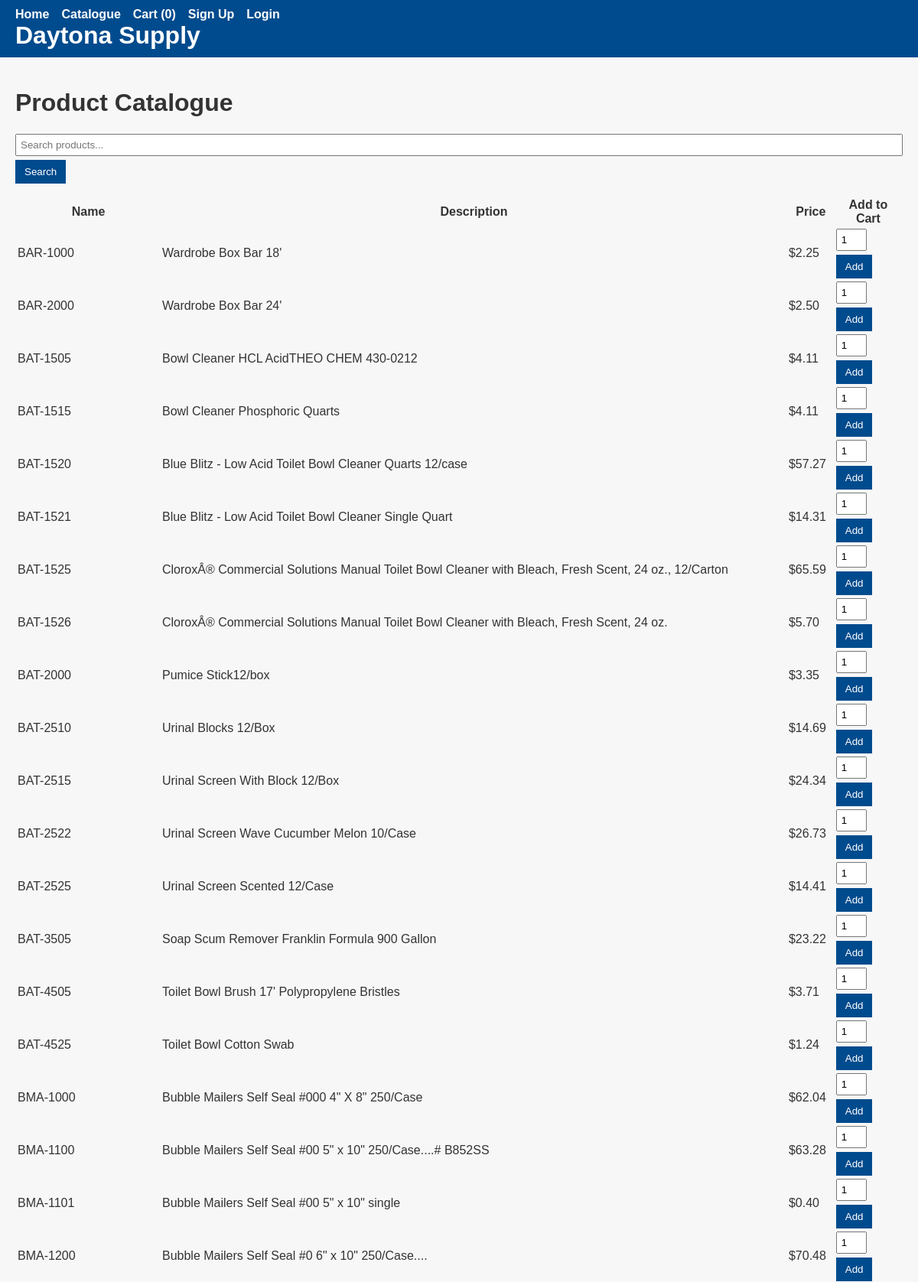
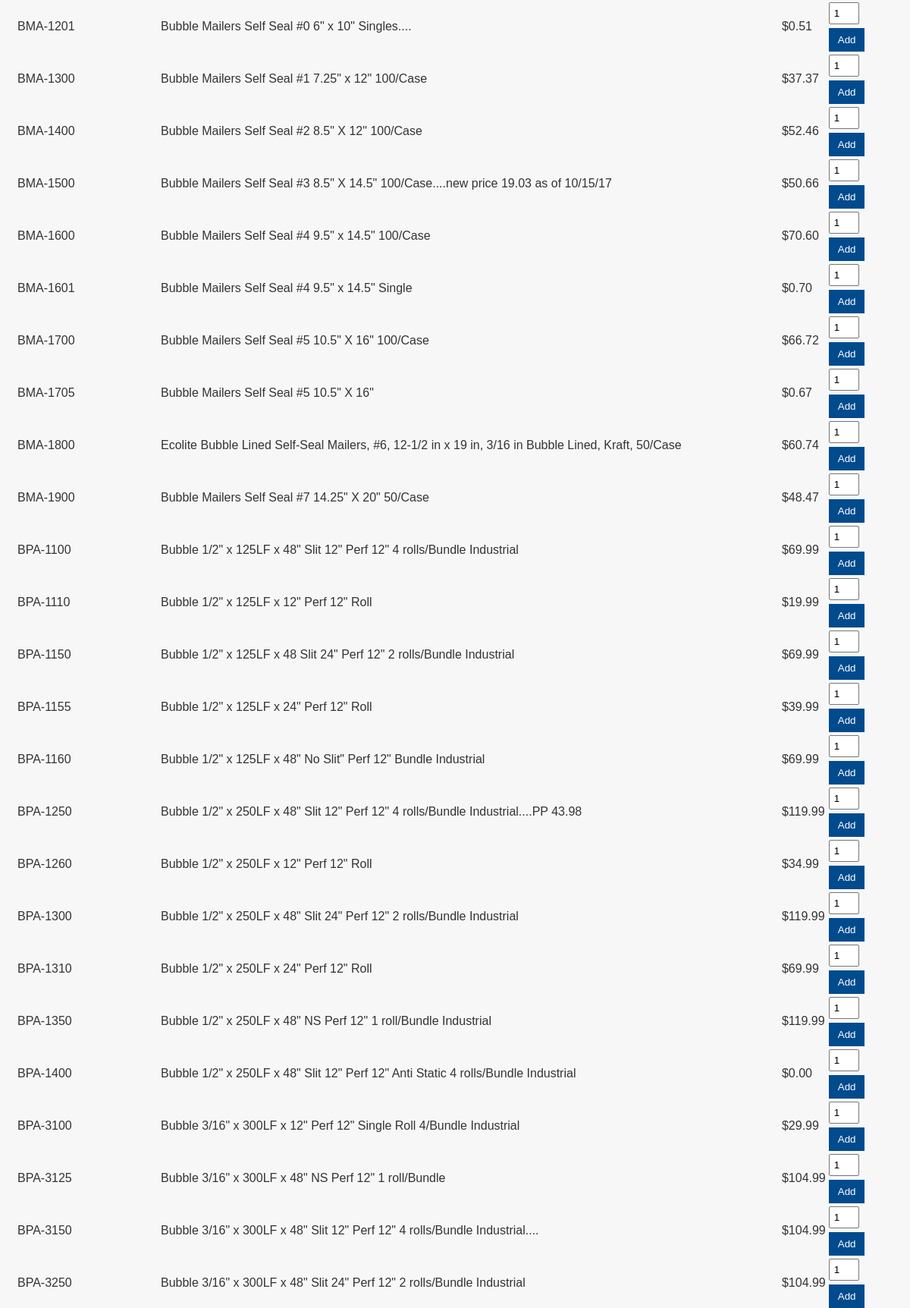
The page /catalogue.php (upper part) on the database its author committed (2 pictures, top to bottom).
### tables this page shows
CREATE TABLE products (
        id INTEGER PRIMARY KEY AUTOINCREMENT,
        name TEXT NOT NULL,
        description TEXT,
        price REAL NOT NULL
    );

### includes/functions.php (called while the page is built, shortened)
<?php
function getAllProducts(): array
{
    $db = getDb();
    $stmt = $db->query('SELECT * FROM products ORDER BY id ASC');
    return $stmt->fetchAll(PDO::FETCH_ASSOC);
}
?>

### catalogue.php (the view, shortened to what this page needs)
<?php
require __DIR__ . '/includes/functions.php';
$search = trim($_GET['search'] ?? '');
if ($search !== '') {
    if (function_exists('searchProducts')) {
        $products = searchProducts($search);
    } else {
        $db = getDb();
        $stmt = $db->prepare('SELECT * FROM products WHERE name LIKE :term OR description LIKE :term ORDER BY id ASC');
        $stmt->execute([':term' => '%' . $search . '%']);
        $products = $stmt->fetchAll(PDO::FETCH_ASSOC);
    }
} else {
    $products = getAllProducts();
}
include __DIR__ . '/includes/header.php';
?>
<h1>Product Catalogue</h1>
<form method="get" action="catalogue.php" style="margin-bottom:1em;">
    <input type="text" name="search" value="<?= htmlspecialchars($search) ?>" placeholder="Search products...">
    <button type="submit">Search</button>
</form>
<?php if (empty($products)): ?>
    <p>No products found.</p>
<?php else: ?>
<table>
    <tr>
        <th>Name</th>
        <th>Description</th>
        <th>Price</th>
        <th>Add to Cart</th>
    </tr>
    <?php foreach ($products as $p): ?>
        <tr>
            <td><?= htmlspecialchars($p['name']) ?></td>
            <td><?= htmlspecialchars($p['description']) ?></td>
            <td>$<?= number_format($p['price'], 2) ?></td>
            <td>
                <form method="post" action="cart.php" style="margin:0;">
                    <input type="number" name="quantity" value="1" min="1" style="width:3em;">
                    <button type="submit">Add</button>
                </form>
            </td>
        </tr>
    <?php endforeach; ?>
</table>
<?php endif; ?>
<?php include __DIR__ . '/includes/footer.php'; ?>

### includes/header.php (shortened to what this page needs)
<?php
$cartCount = 0;
$loggedIn = isset($_SESSION['customer']);
?>
<!DOCTYPE html>
<html lang="en">
<head>
    <link rel="stylesheet" href="/assets/styles.css">
</head>
<body>
<header>
    <nav>
        <ul class="nav">
            <li><a href="/index.php">Home</a></li>
            <li><a href="/catalogue.php">Catalogue</a></li>
            <li><a href="/cart.php">Cart (<?php echo $cartCount; ?>)</a></li>
            <?php if ($loggedIn): ?>
                <li><a href="/account.php">My Account</a></li>
                <li><a href="/logout.php">Logout</a></li>
            <?php else: ?>
                <li><a href="/signup.php">Sign Up</a></li>
                <li><a href="/login.php">Login</a></li>
            <?php endif; ?>
        </ul>
    </nav>
    <h1 class="site-title">Daytona Supply</h1>
</header>
<main>

### includes/footer.php (shortened to what this page needs)
</main>
</body>
</html>

### assets/styles.css (style rules this page uses)
body { font-family: Arial, sans-serif; margin: 0; padding: 0; background: #f7f7f7; color: #333; }
header { background: #004b8d; color: #fff; padding: 10px 20px; }
header .site-title { margin: 0; }
nav ul.nav { list-style: none; margin: 0; padding: 0; display: flex; gap: 1rem; }
nav ul.nav li a { color: #fff; text-decoration: none; font-weight: bold; }
main { padding: 20px; min-height: 70vh; }
.button, button { background: #004b8d; color: #fff; border: none; padding: 8px 12px; cursor: pointer; text-decoration: none; }
form input[type="text"], form input[type="email"], form input[type="password"], form input[type="number"] { width: 100%; padding: 5px; box-sizing: border-box; margin-bottom: 5px; }

### rows shown on the page
products: name "BAR-1000", description "Wardrobe Box Bar 18'", price "2.25"
products: name "BAR-2000", description "Wardrobe Box Bar 24'", price "2.50"
products: name "BAT-1505", description "Bowl Cleaner HCL AcidTHEO CHEM 430-0212", price "4.11"
products: name "BAT-1515", description "Bowl Cleaner Phosphoric Quarts", price "4.11"
products: name "BAT-1520", description "Blue Blitz - Low Acid Toilet Bowl Cleaner Quarts 12/case", price "57.27"
products: name "BAT-1521", description "Blue Blitz - Low Acid Toilet Bowl Cleaner Single Quart", price "14.31"
products: name "BAT-1525", description "CloroxÂ® Commercial Solutions Manual Toilet Bowl Cleaner with Bleach, Fresh Scent, 24 oz., 12/Carton", price "65.59"
products: name "BAT-1526", description "CloroxÂ® Commercial Solutions Manual Toilet Bowl Cleaner with Bleach, Fresh Scent, 24 oz.", price "5.70"
products: name "BAT-2000", description "Pumice Stick12/box", price "3.35"
products: name "BAT-2510", description "Urinal Blocks 12/Box", price "14.69"
products: name "BAT-2515", description "Urinal Screen With Block 12/Box", price "24.34"
products: name "BAT-2522", description "Urinal Screen Wave Cucumber Melon 10/Case", price "26.73"
products: name "BAT-2525", description "Urinal Screen Scented 12/Case", price "14.41"
products: name "BAT-3505", description "Soap Scum Remover Franklin Formula 900 Gallon", price "23.22"
products: name "BAT-4505", description "Toilet Bowl Brush 17' Polypropylene Bristles", price "3.71"
products: name "BAT-4525", description "Toilet Bowl Cotton Swab", price "1.24"
products: name "BMA-1000", description "Bubble Mailers Self Seal #000 4\" X 8\" 250/Case", price "62.04"
products: name "BMA-1100", description "Bubble Mailers Self Seal #00 5\" x 10\" 250/Case....# B852SS", price "63.28"
products: name "BMA-1101", description "Bubble Mailers Self Seal #00 5\" x 10\" single", price "0.40"
products: name "BMA-1200", description "Bubble Mailers Self Seal #0 6\" x 10\" 250/Case....", price "70.48"
products: name "BMA-1201", description "Bubble Mailers Self Seal #0 6\" x 10\" Singles....", price "0.51"
products: name "BMA-1300", description "Bubble Mailers Self Seal #1 7.25\" x 12\" 100/Case", price "37.37"
products: name "BMA-1400", description "Bubble Mailers Self Seal #2 8.5\" X 12\" 100/Case", price "52.46"
products: name "BMA-1500", description "Bubble Mailers Self Seal #3 8.5\" X 14.5\" 100/Case....new price 19.03 as of 10/15/17", price "50.66"
products: name "BMA-1600", description "Bubble Mailers Self Seal #4 9.5\" x 14.5\" 100/Case", price "70.60"
products: name "BMA-1601", description "Bubble Mailers Self Seal #4 9.5\" x 14.5\" Single", price "0.70"
products: name "BMA-1700", description "Bubble Mailers Self Seal #5 10.5\" X 16\" 100/Case", price "66.72"
products: name "BMA-1705", description "Bubble Mailers Self Seal #5 10.5\" X 16\"", price "0.67"
products: name "BMA-1800", description "Ecolite Bubble Lined Self-Seal Mailers, #6, 12-1/2 in x 19 in, 3/16 in Bubble Lined, Kraft, 50/Case", price "60.74"
products: name "BMA-1900", description "Bubble Mailers Self Seal #7 14.25\" X 20\" 50/Case", price "48.47"
products: name "BPA-1100", description "Bubble 1/2\" x 125LF x 48\" Slit 12\" Perf 12\" 4 rolls/Bundle Industrial", price "69.99"
products: name "BPA-1110", description "Bubble 1/2\" x 125LF x 12\" Perf 12\" Roll", price "19.99"
products: name "BPA-1150", description "Bubble 1/2\" x 125LF x 48 Slit 24\" Perf 12\" 2 rolls/Bundle Industrial", price "69.99"
products: name "BPA-1155", description "Bubble 1/2\" x 125LF x 24\" Perf 12\" Roll", price "39.99"
products: name "BPA-1160", description "Bubble 1/2\" x 125LF x 48\" No Slit\" Perf 12\" Bundle Industrial", price "69.99"
products: name "BPA-1250", description "Bubble 1/2\" x 250LF x 48\" Slit 12\" Perf 12\" 4 rolls/Bundle Industrial....PP 43.98", price "119.99"
products: name "BPA-1260", description "Bubble 1/2\" x 250LF x 12\" Perf 12\" Roll", price "34.99"
products: name "BPA-1300", description "Bubble 1/2\" x 250LF x 48\" Slit 24\" Perf 12\" 2 rolls/Bundle Industrial", price "119.99"
products: name "BPA-1310", description "Bubble 1/2\" x 250LF x 24\" Perf 12\" Roll", price "69.99"
products: name "BPA-1350", description "Bubble 1/2\" x 250LF x 48\" NS Perf 12\" 1 roll/Bundle Industrial", price "119.99"
products: name "BPA-1400", description "Bubble 1/2\" x 250LF x 48\" Slit 12\" Perf 12\" Anti Static 4 rolls/Bundle Industrial", price "0.00"
products: name "BPA-3100", description "Bubble 3/16\" x 300LF x 12\" Perf 12\" Single Roll 4/Bundle Industrial", price "29.99"
products: name "BPA-3125", description "Bubble 3/16\" x 300LF x 48\" NS Perf 12\" 1 roll/Bundle", price "104.99"
products: name "BPA-3150", description "Bubble 3/16\" x 300LF x 48\" Slit 12\" Perf 12\" 4 rolls/Bundle Industrial....", price "104.99"
products: name "BPA-3250", description "Bubble 3/16\" x 300LF x 48\" Slit 24\" Perf 12\" 2 rolls/Bundle Industrial", price "104.99"

### other values the page prints
$cartCount "0"
